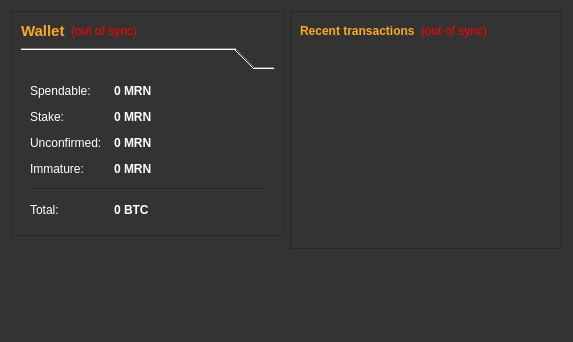
<?xml version="1.0" encoding="UTF-8"?>
<ui version="4.0">
 <class>OverviewPage</class>
 <widget class="QWidget" name="OverviewPage">
  <property name="geometry">
   <rect>
    <x>0</x>
    <y>0</y>
    <width>573</width>
    <height>342</height>
   </rect>
  </property>
  <property name="windowTitle">
   <string>Form</string>
  </property>
  <property name="styleSheet">
   <string notr="true">background-color: rgb(51, 51, 51);</string>
  </property>
  <layout class="QHBoxLayout" name="horizontalLayout" stretch="1,1">
   <item>
    <layout class="QVBoxLayout" name="verticalLayout_2">
     <item>
      <widget class="QFrame" name="frame">
       <property name="frameShape">
        <enum>QFrame::StyledPanel</enum>
       </property>
       <property name="frameShadow">
        <enum>QFrame::Raised</enum>
       </property>
       <layout class="QVBoxLayout" name="verticalLayout_4">
        <item>
         <layout class="QHBoxLayout" name="horizontalLayout_4">
          <item>
           <widget class="QLabel" name="label_5">
            <property name="font">
             <font>
              <pointsize>11</pointsize>
              <weight>75</weight>
              <bold>true</bold>
             </font>
            </property>
            <property name="styleSheet">
             <string notr="true">color: rgb(249, 168, 39);</string>
            </property>
            <property name="text">
             <string>Wallet</string>
            </property>
           </widget>
          </item>
          <item>
           <widget class="QLabel" name="labelWalletStatus">
            <property name="toolTip">
             <string>The displayed information may be out of date. Your wallet automatically synchronizes with the Mercoin network after a connection is established, but this process has not completed yet.</string>
            </property>
            <property name="styleSheet">
             <string notr="true">QLabel { color: red; }</string>
            </property>
            <property name="text">
             <string notr="true">(out of sync)</string>
            </property>
            <property name="alignment">
             <set>Qt::AlignLeading|Qt::AlignLeft|Qt::AlignVCenter</set>
            </property>
           </widget>
          </item>
          <item>
           <spacer name="horizontalSpacer_2">
            <property name="orientation">
             <enum>Qt::Horizontal</enum>
            </property>
            <property name="sizeHint" stdset="0">
             <size>
              <width>40</width>
              <height>20</height>
             </size>
            </property>
           </spacer>
          </item>
         </layout>
        </item>
        <item>
         <widget class="QToolBox" name="toolBox">
          <property name="styleSheet">
           <string notr="true">color: rgb(255, 255, 255);</string>
          </property>
          <widget class="QWidget" name="Page1">
           <property name="geometry">
            <rect>
             <x>0</x>
             <y>0</y>
             <width>253</width>
             <height>146</height>
            </rect>
           </property>
           <attribute name="label">
            <string/>
           </attribute>
           <layout class="QFormLayout" name="formLayout_2">
            <property name="fieldGrowthPolicy">
             <enum>QFormLayout::AllNonFixedFieldsGrow</enum>
            </property>
            <property name="horizontalSpacing">
             <number>12</number>
            </property>
            <property name="verticalSpacing">
             <number>12</number>
            </property>
            <item row="0" column="0">
             <widget class="QLabel" name="label">
              <property name="text">
               <string>Spendable:</string>
              </property>
             </widget>
            </item>
            <item row="0" column="1">
             <widget class="QLabel" name="labelBalance">
              <property name="font">
               <font>
                <weight>75</weight>
                <bold>true</bold>
               </font>
              </property>
              <property name="cursor">
               <cursorShape>IBeamCursor</cursorShape>
              </property>
              <property name="toolTip">
               <string>Your current spendable balance</string>
              </property>
              <property name="text">
               <string notr="true">0 MRN</string>
              </property>
              <property name="textInteractionFlags">
               <set>Qt::LinksAccessibleByMouse|Qt::TextSelectableByKeyboard|Qt::TextSelectableByMouse</set>
              </property>
             </widget>
            </item>
            <item row="1" column="0">
             <widget class="QLabel" name="label_6">
              <property name="text">
               <string>Stake:</string>
              </property>
             </widget>
            </item>
            <item row="1" column="1">
             <widget class="QLabel" name="labelStake">
              <property name="font">
               <font>
                <weight>75</weight>
                <bold>true</bold>
               </font>
              </property>
              <property name="cursor">
               <cursorShape>IBeamCursor</cursorShape>
              </property>
              <property name="toolTip">
               <string>Total of coins that was staked, and do not yet count toward the current balance</string>
              </property>
              <property name="text">
               <string notr="true">0 MRN</string>
              </property>
              <property name="textInteractionFlags">
               <set>Qt::LinksAccessibleByMouse|Qt::TextSelectableByKeyboard|Qt::TextSelectableByMouse</set>
              </property>
             </widget>
            </item>
            <item row="2" column="0">
             <widget class="QLabel" name="label_3">
              <property name="text">
               <string>Unconfirmed:</string>
              </property>
             </widget>
            </item>
            <item row="2" column="1">
             <widget class="QLabel" name="labelUnconfirmed">
              <property name="font">
               <font>
                <weight>75</weight>
                <bold>true</bold>
               </font>
              </property>
              <property name="cursor">
               <cursorShape>IBeamCursor</cursorShape>
              </property>
              <property name="toolTip">
               <string>Total of transactions that have yet to be confirmed, and do not yet count toward the current balance</string>
              </property>
              <property name="text">
               <string notr="true">0 MRN</string>
              </property>
              <property name="textInteractionFlags">
               <set>Qt::LinksAccessibleByMouse|Qt::TextSelectableByKeyboard|Qt::TextSelectableByMouse</set>
              </property>
             </widget>
            </item>
            <item row="3" column="0">
             <widget class="QLabel" name="labelImmatureText">
              <property name="text">
               <string>Immature:</string>
              </property>
             </widget>
            </item>
            <item row="3" column="1">
             <widget class="QLabel" name="labelImmature">
              <property name="font">
               <font>
                <weight>75</weight>
                <bold>true</bold>
               </font>
              </property>
              <property name="toolTip">
               <string>Mined balance that has not yet matured</string>
              </property>
              <property name="text">
               <string notr="true">0 MRN</string>
              </property>
              <property name="textInteractionFlags">
               <set>Qt::LinksAccessibleByMouse|Qt::TextSelectableByKeyboard|Qt::TextSelectableByMouse</set>
              </property>
             </widget>
            </item>
            <item row="4" column="0" colspan="2">
             <widget class="Line" name="line">
              <property name="orientation">
               <enum>Qt::Horizontal</enum>
              </property>
             </widget>
            </item>
            <item row="5" column="0">
             <widget class="QLabel" name="labelTotalText">
              <property name="text">
               <string>Total:</string>
              </property>
             </widget>
            </item>
            <item row="5" column="1">
             <widget class="QLabel" name="labelTotal">
              <property name="font">
               <font>
                <weight>75</weight>
                <bold>true</bold>
               </font>
              </property>
              <property name="cursor">
               <cursorShape>IBeamCursor</cursorShape>
              </property>
              <property name="toolTip">
               <string>Your current total balance</string>
              </property>
              <property name="text">
               <string notr="true">0 BTC</string>
              </property>
              <property name="textInteractionFlags">
               <set>Qt::LinksAccessibleByMouse|Qt::TextSelectableByKeyboard|Qt::TextSelectableByMouse</set>
              </property>
             </widget>
            </item>
           </layout>
          </widget>
         </widget>
        </item>
       </layout>
      </widget>
     </item>
     <item>
      <spacer name="verticalSpacer">
       <property name="orientation">
        <enum>Qt::Vertical</enum>
       </property>
       <property name="sizeHint" stdset="0">
        <size>
         <width>20</width>
         <height>40</height>
        </size>
       </property>
      </spacer>
     </item>
    </layout>
   </item>
   <item>
    <layout class="QVBoxLayout" name="verticalLayout_3">
     <item>
      <widget class="QFrame" name="frame_2">
       <property name="frameShape">
        <enum>QFrame::StyledPanel</enum>
       </property>
       <property name="frameShadow">
        <enum>QFrame::Raised</enum>
       </property>
       <layout class="QVBoxLayout" name="verticalLayout">
        <item>
         <layout class="QHBoxLayout" name="horizontalLayout_2">
          <item>
           <widget class="QLabel" name="label_4">
            <property name="styleSheet">
             <string notr="true">color: rgb(249, 168, 39);</string>
            </property>
            <property name="text">
             <string>&lt;b&gt;Recent transactions&lt;/b&gt;</string>
            </property>
           </widget>
          </item>
          <item>
           <widget class="QLabel" name="labelTransactionsStatus">
            <property name="toolTip">
             <string>The displayed information may be out of date. Your wallet automatically synchronizes with the Mercoin network after a connection is established, but this process has not completed yet.</string>
            </property>
            <property name="styleSheet">
             <string notr="true">QLabel { color: red; }</string>
            </property>
            <property name="text">
             <string notr="true">(out of sync)</string>
            </property>
            <property name="alignment">
             <set>Qt::AlignRight|Qt::AlignTrailing|Qt::AlignVCenter</set>
            </property>
           </widget>
          </item>
          <item>
           <spacer name="horizontalSpacer">
            <property name="orientation">
             <enum>Qt::Horizontal</enum>
            </property>
            <property name="sizeHint" stdset="0">
             <size>
              <width>40</width>
              <height>20</height>
             </size>
            </property>
           </spacer>
          </item>
         </layout>
        </item>
        <item>
         <widget class="QListView" name="listTransactions">
          <property name="styleSheet">
           <string notr="true">QListView { background: transparent; }
color: rgb(255, 255, 255);</string>
          </property>
          <property name="frameShape">
           <enum>QFrame::NoFrame</enum>
          </property>
          <property name="verticalScrollBarPolicy">
           <enum>Qt::ScrollBarAlwaysOff</enum>
          </property>
          <property name="horizontalScrollBarPolicy">
           <enum>Qt::ScrollBarAlwaysOff</enum>
          </property>
          <property name="selectionMode">
           <enum>QAbstractItemView::NoSelection</enum>
          </property>
         </widget>
        </item>
       </layout>
      </widget>
     </item>
     <item>
      <spacer name="verticalSpacer_2">
       <property name="orientation">
        <enum>Qt::Vertical</enum>
       </property>
       <property name="sizeHint" stdset="0">
        <size>
         <width>20</width>
         <height>40</height>
        </size>
       </property>
      </spacer>
     </item>
    </layout>
   </item>
  </layout>
 </widget>
 <resources/>
 <connections/>
</ui>
